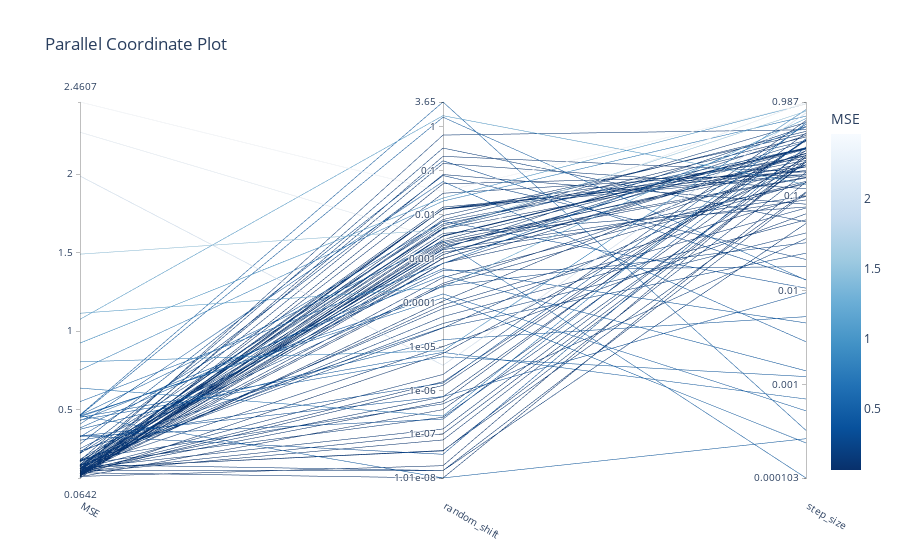

Here is the notebook cell this chart was saved with:
### Code cell
optuna.visualization.plot_parallel_coordinate(study, target_name='MSE')
